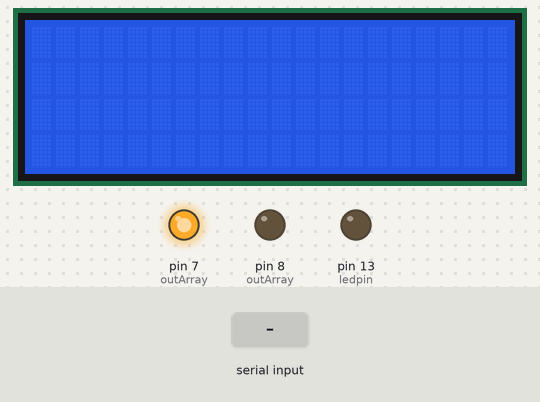
This sketch was run on a simulated Arduino Uno, built with avr-gcc and run on an emulated ATmega328P. Shown: 20×4 character LCD, output pins drawn as LEDs (lit = HIGH). The inputs (shaded band) are chosen by the test bench. EEPROM starts erased; what the sketch prints to the serial monitor is not drawn.

Above: at 1.2 s.
1.3 s: "TEST\n" received over Serial
At 2.1 s:
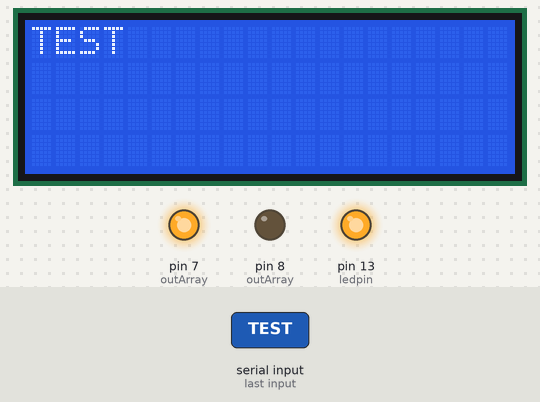
2.8 s: "VARCHANGE\n" received over Serial
At 3.7 s:
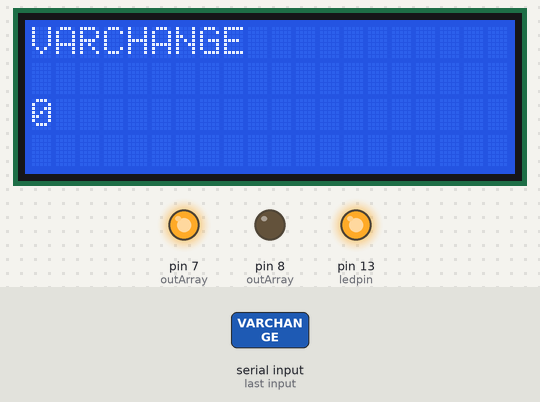
4.3 s: "RUN\n" received over Serial
At 4.9 s:
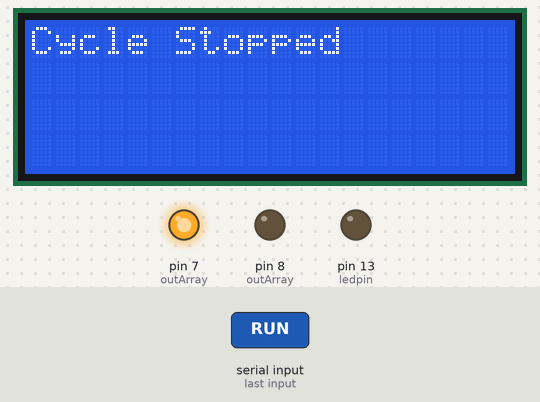
Timing chart, 0 to 7.3 s (numbered marks = the images above; inputs shaded):
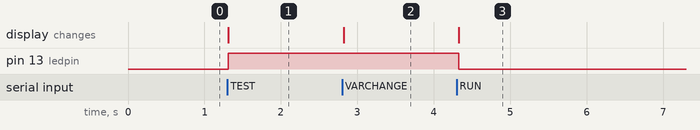

Measured:
- after the input at 1.3 s, pin 13 (ledpin): LOW → HIGH at once; the display: changes at once (image 1)
- after the input at 2.8 s, the display: changes at once (image 2)
- after the input at 4.3 s, pin 13 (ledpin): HIGH → LOW at once; the display: changes at once (image 3)

The sketch:

slave.ino
```cpp
#include <EEPROM.h>
#include <Adafruit_LiquidCrystal.h>
#include <Wire.h>

#define SENSORPIN 10
#define RELAYPIN 12
#define DATASPEED 19200
#define DATASIZE 3
#define INARRAYSIZE 2
#define OUTARRAYSIZE 2

const byte inArray[INARRAYSIZE + 1] = {10, 11};
const byte outArray[OUTARRAYSIZE + 1] = {7, 8};
const byte ledpin = 13;

int dataArray[DATASIZE + 1] = {200, 200, 200};
byte step = 0;
byte run = 0;
byte ledStatus = 0;

Adafruit_LiquidCrystal lcd(0);

// Time control
unsigned long lastRead = 0;

// Serial comms
boolean newData = false;
const byte numChars = 32;
char receivedChars[numChars];
String apple = "";
byte initial = 1;
byte errorLevel = 0;

unsigned int cVar = 100;          //Variable counting to
unsigned int countInterval = 0; //Current count

void setup()
{
    Serial.begin(DATASPEED);
    lcd.begin(20, 4);
    // Prepare Output pins
    for (byte k = 0; k < OUTARRAYSIZE; k++)
    {
        pinMode(outArray[k], OUTPUT);
        delay(1);
    }
    // Prepare Input pins
    for (byte k; k < INARRAYSIZE; k++)
    {
        pinMode(inArray[k], INPUT_PULLUP);
        delay(1);
    }
    for (byte k = 0; k < DATASIZE; k++)
    {
        dataArray[k] = EEPROM.read(40 + k);
        Serial.print("ArrayLOC[");
        Serial.print(k);
        Serial.print("] Value: ");
        Serial.println(dataArray[k]);
    }
    pinMode(ledpin, OUTPUT);
    digitalWrite(outArray[0], HIGH);

    byte cVarTemp1 = EEPROM.read(21);
    byte cVarTemp2 = EEPROM.read(22);

    cVar = cVarTemp1 + cVarTemp2;
    Serial.print("CVAR:");
    Serial.println(cVar);
}

void loop()
{
    if (Serial.available() > 0)
    {
        recvWithEndMarker();
    }
    if (newData == true)
    {
        checkData();
    }

    if ((run == 2) && (errorLevel == 0))
    {
        byte senCheck = digitalRead(inArray[0]);
        if ((senCheck == LOW) && (millis() - lastRead >= dataArray[0]))
        {
            countInterval++;
            lcd.setCursor(0,1);
            lcd.print("C:");
            lcd.print(countInterval);
            lastRead = millis();
            Serial.print("S:");
            Serial.println(countInterval);
        }
        if (countInterval >= cVar)
        {
            Serial.println("COMPLETE");
            digitalWrite(outArray[0], HIGH);
            digitalWrite(ledpin, LOW);
            countInterval = 0;
            run = 0;
        }
    }
}

void recvWithEndMarker()
{
    static byte ndx = 0;
    char endMarker = '\n';
    char rc;

    while (Serial.available() > 0 && newData == false)
    {
        rc = Serial.read();

        if (rc != endMarker)
        {
            receivedChars[ndx] = rc;
            ndx++;
            apple = apple += rc;
            if (ndx >= numChars)
            {
                ndx = numChars - 1;
            }
        }
        else
        {
            receivedChars[ndx] = '\0'; // terminate the string
            ndx = 0;
            lcd.setCursor(0,0);
            lcd.clear();
            lcd.print(apple);
            newData = true;
        }
    }
}

void checkData()
{
    if (newData == true)
    {
        if (apple.length() >= 3)
        {
            if (apple.substring(0, 9) == "VARCHANGE")
            {
                unsigned int value = lastValue();
                cVar = value;
                lcd.setCursor(0,2);
                lcd.print(cVar);
                if ((value > 250) && (value <= 500))
                {
                    byte tempValue = value - 250;
                    EEPROM.update(21, tempValue);
                    EEPROM.update(22, 250);
                }
                if ((value >= 0) && (value <= 250))
                {
                    EEPROM.update(21, value);
                    EEPROM.update(22, 0);
                }
            }

            if (apple.substring(0, 3) == "RUN")
            {
                byte value = lastValue();
                static byte pause = 0;
                run = value;
                switch (value)
                {
                case 0:
                    run = 0;
                    lcd.clear();
                    lcd.setCursor(0,0);
                    lcd.print("Cycle Stopped");
                    digitalWrite(ledpin, LOW);
                    digitalWrite(outArray[0], HIGH);
                    break;
                case 1:
                    countInterval = 0;
                    // Intentional no break!
                case 2:
                    run = 2;
                    lcd.clear();
                    lcd.setCursor(0,0);
                    lcd.print("Cycle Running");
                    lcd.setCursor(0,2);
                    lcd.print("VAR:");
                    lcd.print(cVar);
                    digitalWrite(outArray[0], LOW);
                    digitalWrite(ledpin, HIGH);
                    lastRead = millis();
                    break;
                default:
                    reportFunction(0);
                    break;
                }
            }
            // Simple test command
            if (apple.substring(0, 4) == "TEST")
            {
                ledStatus = !ledStatus;
                digitalWrite(ledpin, ledStatus);
            }
            if (apple.substring(0, 10) == "DATACHANGE")
            {
                byte address = firstValue();
                // Protect against writing outside of EEPROM memory
                if ((address < 0) || (address >= EEPROM.length()))
                {
                    reportFunction(1);
                    return;
                }
                // Value must remain within limits
                int value = lastValue();
                if (value >= 255)
                {
                    reportFunction(0);
                    return;
                }
                dataArray[address] = value;
                EEPROM.update(address+40,value);
                Serial.print("Updated ArrayLoc[");
                Serial.print(address);
                Serial.print("] Value: ");
                Serial.println(value);
            }
        }
        newData = false;
        apple = "";
    }
}

int firstValue()
{
    char masterArray[numChars];
    byte slaveindx;
    byte value_start = apple.indexOf('.');

    byte value_end = apple.indexOf('.', value_start + 1);

    for (byte k = value_start + 1; k < value_end; k++)
    {
        masterArray[slaveindx] = receivedChars[k];
        slaveindx++;
    }
    masterArray[slaveindx] = '\0';
    Serial.println(masterArray);
    int value = atoi(masterArray);

    return value;
}

// Value after the last instance of a "." to the end of the string/array
int lastValue()
{
    char masterArray[numChars];
    byte slaveindx = 0;
    byte value_end = apple.lastIndexOf('.');

    for (byte k = value_end + 1; k < apple.length(); k++)
    {
        masterArray[slaveindx] = receivedChars[k];
        slaveindx++;
    }
    masterArray[slaveindx] = '\0';
    int lastvalue = atoi(masterArray);

    return lastvalue;
}

void reportFunction(byte code)
{
    switch (code)
    {
    case 0:
        Serial.println("Unexpected input recieved");
        break;
    case 1:
        Serial.println("EEPROM Address not found");
        break;
    }
}
```
